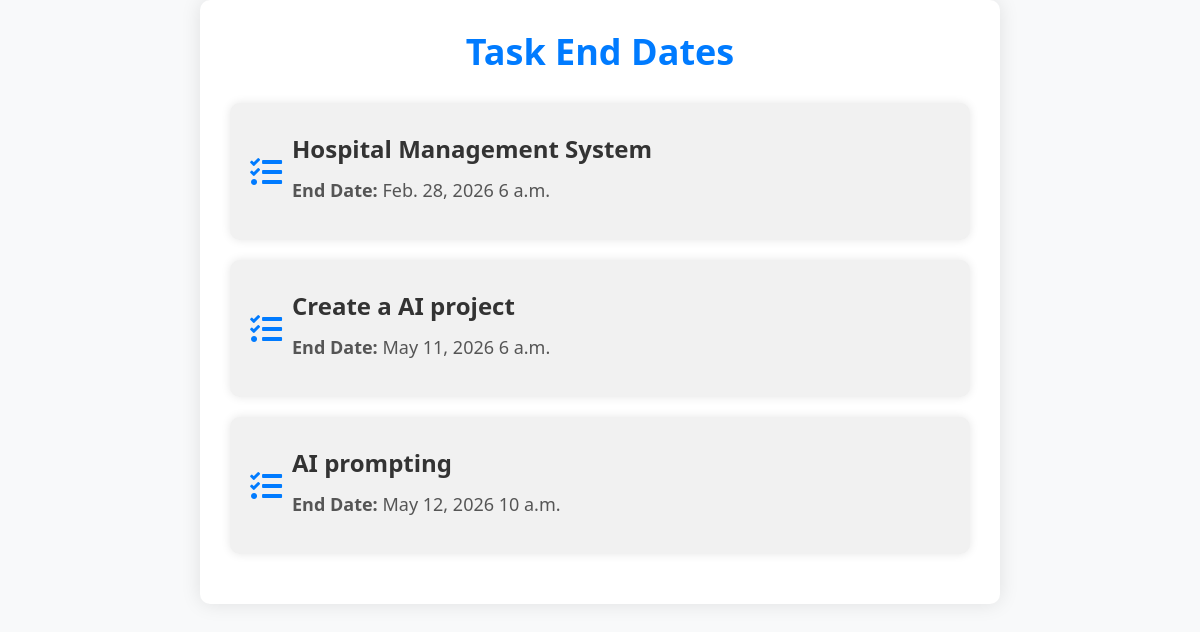
/AdminDashboard/task-end-dates/, run on an earlier commit of the app's database.
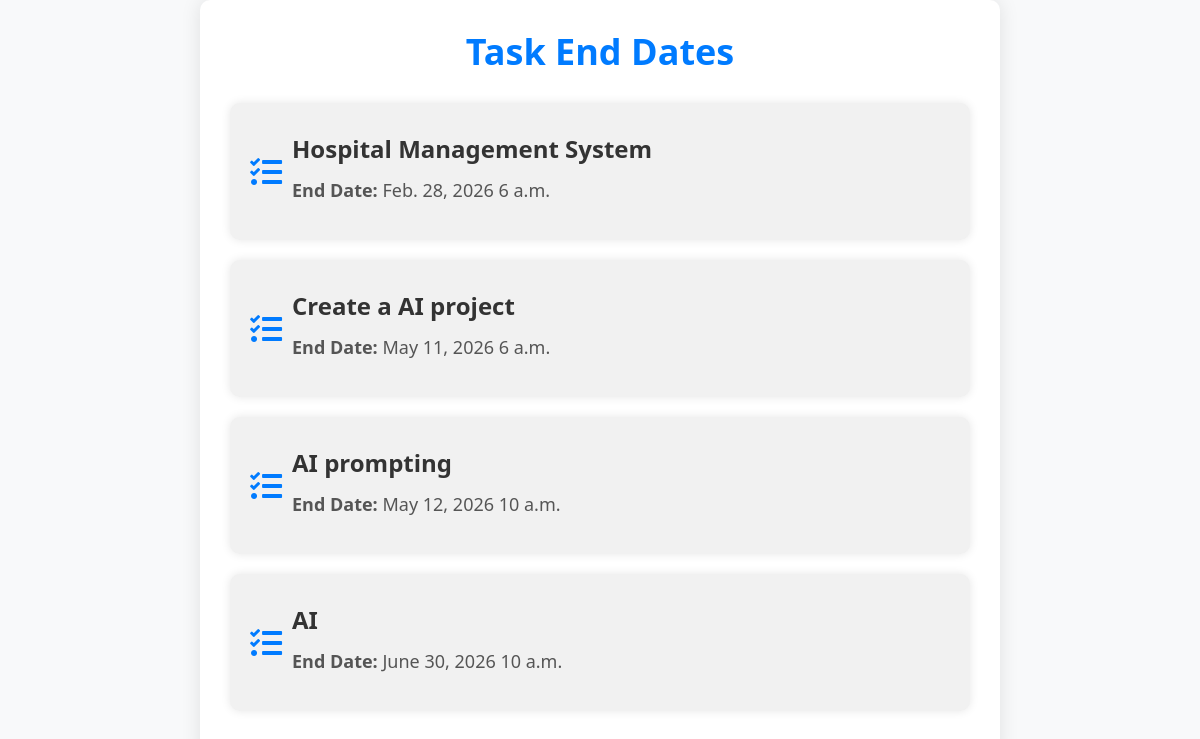
And on a later commit of the database.
### TaskApp/models.py (models this page shows, shortened)
class Task(models.Model):
    PRIORITY_CHOICES = [
        ('Low', 'Low'),
        ('Medium', 'Medium'),
        ('High', 'High'),
    ]
    CATEGORY_CHOICES = [
        ('Work', 'Work'),
        ('Personal', 'Personal'),
        ('Errands', 'Errands'),
    ]
    title = models.CharField(max_length=100)
    description = models.TextField()
    assigned_to = models.ForeignKey(Employee, on_delete=models.CASCADE)
    deadline_date = models.DateField()
    deadline_time = models.TimeField()
    email = models.EmailField()
    created_at = models.DateTimeField(default=timezone.now)
    priority = models.CharField(max_length=10, choices=PRIORITY_CHOICES, default='Medium')
    category = models.CharField(max_length=20, choices=CATEGORY_CHOICES, default='Work')

### TaskApp/views.py (the view)
# urls.py: path('AdminDashboard/task-end-dates/', views.task_end_dates, name='task_end_dates'),
def task_end_dates(request):
    tasks = Task.objects.all()
    return render(request, 'taskenddate.html', {'tasks': tasks})

### TaskApp/templates/taskenddate.html (shortened to what this page needs)
<!DOCTYPE html>
<html lang="en">
<head>
    <link href="https://cdnjs.cloudflare.com/ajax/libs/twitter-bootstrap/5.3.0/css/bootstrap.min.css" rel="stylesheet">
    <link href="https://cdnjs.cloudflare.com/ajax/libs/font-awesome/5.15.4/css/all.min.css" rel="stylesheet">
</head>
<body>
    <div class="container">
        <h1>Task End Dates</h1>
        <ul class="task-list">
            {% for task in tasks %}
            <li class="task-item">
                <div class="d-flex align-items-center">
                    <i class="fas fa-tasks task-icon"></i>
                    <div>
                        <p class="task-title">{{ task.title }}</p>
                        <p class="end-date"><strong>End Date:</strong> {{ task.deadline_date }} {{ task.deadline_time }}</p>
                    </div>
                </div>
            </li>
            {% endfor %}
        </ul>
    </div>
</body>
</html>

What changed in the data, as far as the page shows it:
added Task: title "AI", deadline_date "June 30, 2026", deadline_time "10 a.m."
